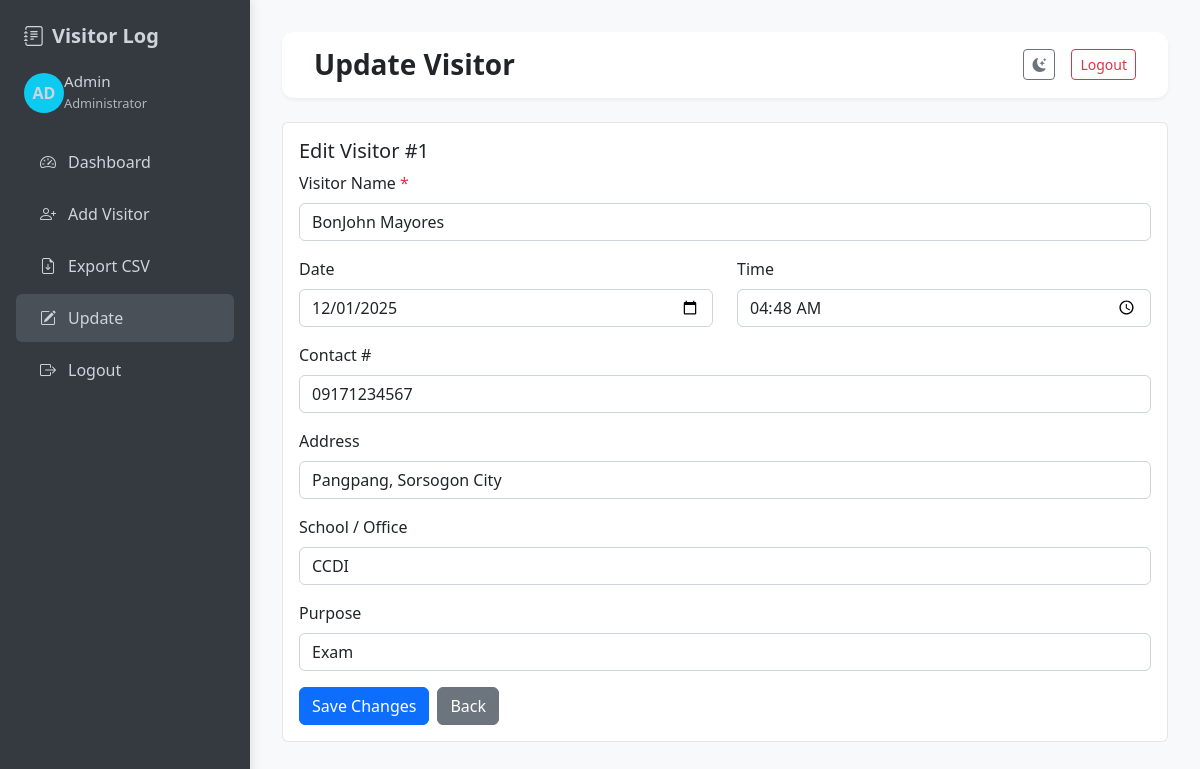
Screenshot of /update_visitor.php?id=1 (signed in) with the database file from the repository.
### tables this page shows
CREATE TABLE IF NOT EXISTS visitors (
  id INT AUTO_INCREMENT PRIMARY KEY,
  visitor_name VARCHAR(255) NOT NULL,
  visit_date DATE NOT NULL,
  visit_time TIME NOT NULL,
  address VARCHAR(255),
  contact VARCHAR(50),
  school_office VARCHAR(255),
  purpose ENUM('Inquiry', 'Exam', 'Visit', 'Other') DEFAULT 'Inquiry',
  created_by INT,
  created_at TIMESTAMP DEFAULT CURRENT_TIMESTAMP,
  FOREIGN KEY (created_by) REFERENCES users(id) ON DELETE
  SET NULL
);

### functions.php (called while the page is built, shortened)
<?php
function get_visitor_by_id($id){
    $db = db_connect();
    $stmt = $db->prepare('SELECT * FROM visitors WHERE id = ? LIMIT 1');
    $stmt->bind_param('i', $id);
    $stmt->execute();
    $res = $stmt->get_result();
    $visitor = $res->fetch_assoc();
    return $visitor;
}
?>

### update_visitor.php (the view, shortened to what this page needs)
<?php
require_once 'functions.php';
$id = $_GET['id'] ?? 0;
$visitor = get_visitor_by_id($id);
?>
<!DOCTYPE html>
<html lang="en">
<head>
    <link href="https://cdn.jsdelivr.net/npm/bootstrap@5.3.2/dist/css/bootstrap.min.css" rel="stylesheet">
    <link href="https://cdn.jsdelivr.net/npm/bootstrap-icons@1.11.0/font/bootstrap-icons.css" rel="stylesheet">
</head>
<body>
    <div class="sidebar">
        <div class="sidebar-header">
            <h4><i class="bi bi-journal-text"></i> <span>Visitor Log</span></h4>
        </div>
        <div class="user-profile">
            <div class="user-avatar">AD</div>
            <div class="user-info">
                <h6>Admin</h6>
                <small><?php echo htmlspecialchars($_SESSION['user_name']); ?></small>
            </div>
        </div>
        <nav>
            <a class="nav-link" href="dashboard.php">
                <i class="bi bi-speedometer2"></i> <span>Dashboard</span>
            </a>
            <a class="nav-link" href="add_visitor.php">
                <i class="bi bi-person-plus"></i> <span>Add Visitor</span>
            </a>
            <a class="nav-link" href="export.php">
                <i class="bi bi-file-earmark-arrow-down"></i> <span>Export CSV</span>
            </a>
            <a class="nav-link active" href="#">
                <i class="bi bi-pencil-square"></i> <span>Update</span>
            </a>
            <a class="nav-link" href="logout.php">
                <i class="bi bi-box-arrow-right"></i> <span>Logout</span>
            </a>
        </nav>
    </div>
    <div class="main-content">
        <div class="top-bar">
            <h3>Update Visitor</h3>
            <div class="user-info">
                <button id="theme-toggle" class="btn btn-outline-secondary btn-sm">
                    <i class="bi bi-moon-stars-fill"></i>
                </button>
                <a href="logout.php" class="btn btn-outline-danger btn-sm">Logout</a>
            </div>
        </div>
        <div class="card">
            <div class="card-body">
                <h5>Edit Visitor #<?php echo $id; ?></h5>
                <form method="post">
                    <div class="mb-3">
                        <label class="form-label">Visitor Name <span class="text-danger">*</span></label>
                        <input name="visitor_name" class="form-control"
                            value="<?php echo htmlspecialchars($visitor['visitor_name']); ?>" required>
                    </div>
                    <div class="row mb-3">
                        <div class="col-md-6">
                            <label class="form-label">Date</label>
                            <input type="date" name="visit_date" value="<?php echo $visitor['visit_date']; ?>"
                                class="form-control">
                        </div>
                        <div class="col-md-6">
                            <label class="form-label">Time</label>
                            <input type="time" name="visit_time"
                                value="<?php echo date('H:i', strtotime($visitor['visit_time'])); ?>"
                                class="form-control">
                        </div>
                    </div>
                    <div class="mb-3">
                        <label class="form-label">Contact #</label>
                        <input name="contact" value="<?php echo htmlspecialchars($visitor['contact']); ?>"
                            class="form-control">
                    </div>
                    <div class="mb-3">
                        <label class="form-label">Address</label>
                        <input name="address" value="<?php echo htmlspecialchars($visitor['address']); ?>"
                            class="form-control">
                    </div>
                    <div class="mb-3">
                        <label class="form-label">School / Office</label>
                        <input name="school_office" value="<?php echo htmlspecialchars($visitor['school_office']); ?>"
                            class="form-control">
                    </div>
                    <div class="mb-3">
                        <label class="form-label">Purpose</label>
                        <select name="purpose" class="form-select">
                            <option <?php echo $visitor['purpose']=='Exam'?'selected':''; ?>>Exam</option>
                        </select>
                    </div>
                    <div class="d-flex gap-2">
                        <button class="btn btn-primary">Save Changes</button>
                        <a href="dashboard.php" class="btn btn-secondary">Back</a>
                    </div>
                </form>
            </div>
        </div>
    </div>
</body>
</html>

### update_visitor.php (style rules this page uses)
:root { --bg-light: #f8f9fa; --bg-dark: #212529; --card-light: #ffffff; --card-dark: #2d333b; --text-light: #212529; --text-dark: #e9ecef; --text-muted-light: #6c757d; --text-muted-dark: #adb5bd; --sidebar-light: #343a40; --sidebar-dark: #1a1d21; --border-light: rgba(0, 0, 0, 0.1); --border-dark: rgba(255, 255, 255, 0.1); --input-bg-dark: #343a40; --input-border-dark: #495057; }
body { background: var(--bg-light); color: var(--text-light); transition: all 0.3s; }
.sidebar { background: var(--sidebar-light); transition: background 0.3s; }
.sidebar * { color: #ced4da !important; }
.card { background: var(--card-light); border: 1px solid var(--border-light); transition: all 0.3s; }
.form-control, .form-select { background: white; color: var(--text-light); border-color: #ced4da; }
.sidebar { position: fixed; top: 0; left: 0; width: 250px; height: 100vh; padding: 1.5rem 0; box-shadow: 2px 0 10px rgba(0, 0, 0, .1); }
.sidebar-header h4 { padding: 0 1.5rem; font-weight: 600; display: flex; align-items: center; gap: .5rem; margin: 0; font-size: 1.25rem; }
.user-profile { display: flex; align-items: center; padding: 0 1.5rem; margin: 1.5rem 0; }
.user-avatar { width: 40px; height: 40px; border-radius: 50%; background: #0dcaf0; display: flex; align-items: center; justify-content: center; font-weight: bold; color: #fff; font-size: 1rem; }
.user-info h6 { margin: 0; font-size: .95rem; }
.user-info small { opacity: .8; font-size: .8rem; }
.nav-link { color: #ced4da !important; padding: .75rem 1.5rem; margin: .25rem 1rem; border-radius: .375rem; display: flex; align-items: center; gap: .75rem; transition: all .2s; text-decoration: none; }
.nav-link:hover, .nav-link.active { background: #495057; color: #fff !important; }
.main-content { margin-left: 250px; padding: 2rem; }
.top-bar { background: var(--card-light); padding: 1rem 2rem; box-shadow: 0 2px 4px rgba(0, 0, 0, .05); display: flex; justify-content: space-between; align-items: center; margin-bottom: 1.5rem; border-radius: .75rem; }
.top-bar h3 { margin: 0; font-weight: 600; color: var(--text-light); }
.top-bar .user-info { display: flex; align-items: center; gap: 1rem; }

### rows the page displays
visitors: visitor_name "BonJohn Mayores", visit_date "12/01/2025", visit_time "04:48", contact "09171234567", address "Pangpang, Sorsogon City", school_office "CCDI", purpose "Exam"

### other values shown
$_SESSION['user_name'] "Administrator"
$id "1"
